Frame 1 (no input): blank canvas, image omitted
Frame 60 (the mouse pressed at the canvas centre just before this capture): blank canvas, image omitted
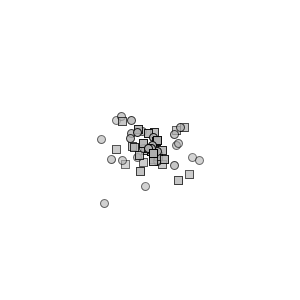
Frame 120 (the mouse held since frame 60 and released just before this capture)

The Processing sketch whose frames 1 and 60 were blank and that drew this single picture after the mouse press (run headless with seeded random() and noise(); from frame 60 on, the mouse is pressed at the canvas centre):

// Processing sketch: Particle103
// ── Particle103.pde
ParticleSystem ps;

void setup() {
    size(300, 300);
    ps = new ParticleSystem(new PVector(width / 2, height / 4));
}

void draw() {
    background(255);
    if (mousePressed) {
        ps.addParticle();
        ps.location = new PVector(mouseX, mouseY);
    }
    ps.run();
}

// ── Confetti.pde
class Confetti extends Particle {    
    Confetti(PVector _location) {
        location = _location.get();
        acceleration = new PVector(0, 0.05);
        velocity = new PVector(random( -1, 1), random( -2, 0));
        lifespan = 255;
    }
    
    void display() {
        stroke(0, lifespan);
        fill(175, lifespan);
        rect(location.x, location.y, 8, 8);
    }
}
// ── Particle.pde
class Particle {
    PVector location;
    PVector velocity;
    PVector acceleration;
    float lifespan;
    
    Particle() {
        location = new PVector();
        acceleration = new PVector();
        velocity = new PVector();
        lifespan = 0;
    }
    
    Particle(PVector _location) {
        location = _location.get();
        acceleration = new PVector(0, 0.05);
        velocity = new PVector(random( -1, 1), random( -2, 0));
        lifespan = 255;
    }
    
    void run() {
        update();
        display();
    }
    
    void update() {
        velocity.add(acceleration);
        location.add(velocity);
        lifespan -= 2;
    }
    
    void display() {
        stroke(0, lifespan);
        fill(175, lifespan);
        ellipse(location.x, location.y, 8, 8);
    }
    
    boolean is_dead() {
        return lifespan <= 0;
    }
}
// ── ParticleSystem.pde
import java.util.*;
class ParticleSystem {
    ArrayList<Particle> particles;
    PVector location;
    
    ParticleSystem(PVector _location) {
        location = _location;
        particles = new ArrayList<Particle>();
    }
    
    void addParticle() {
        float r = random(1);
        if (r < 0.5) {
            particles.add(new Particle(location));
        } else {
            particles.add(new Confetti(location));
        }
    }
    
    void run() {
        Iterator<Particle> it = particles.iterator();
        while(it.hasNext()) {
            Particle p = it.next();
            p.run();
            if (p.is_dead()) {
                it.remove();
            }
        }
    }
    
}
